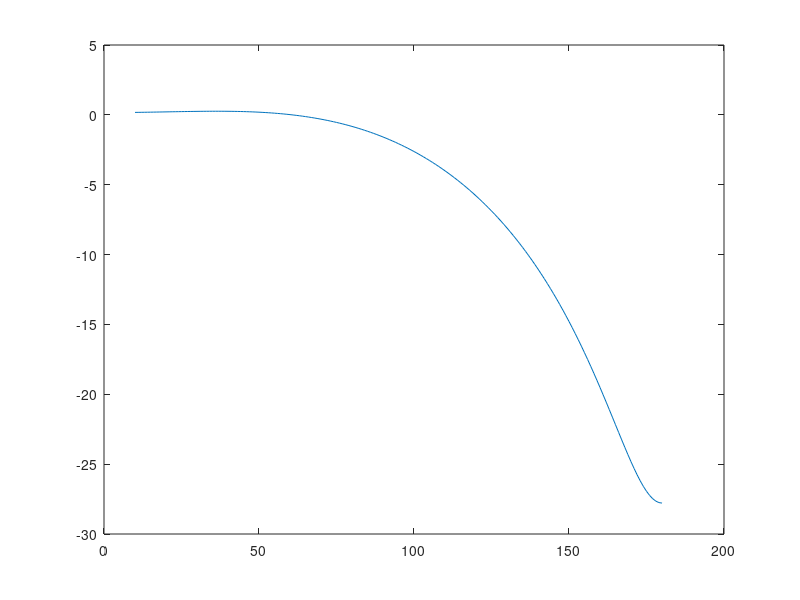

This figure's MATLAB source:
w=10:180;
w=w.*(pi/180);
for i=1:length(w)
    Hw(i)=(0.6816-(0.1518*cos(2*w(i)))+(0.489*cos(w(i))));
end
plot(Hw)
plot(w.*(180/pi),20*log10(Hw))
